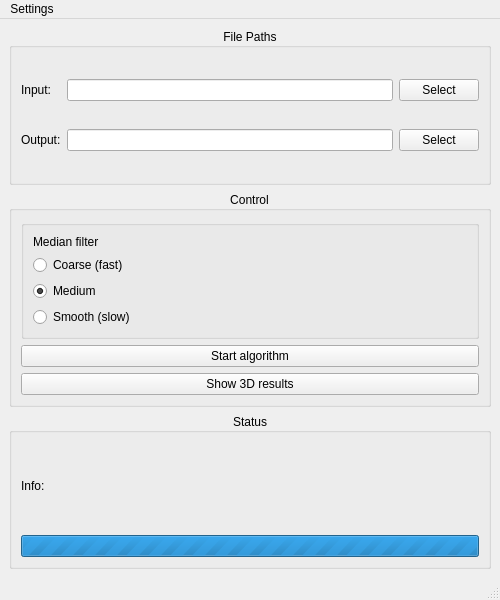
<?xml version="1.0" encoding="UTF-8"?>
<ui version="4.0">
 <class>MainWindow</class>
 <widget class="QMainWindow" name="MainWindow">
  <property name="geometry">
   <rect>
    <x>0</x>
    <y>0</y>
    <width>500</width>
    <height>600</height>
   </rect>
  </property>
  <property name="windowTitle">
   <string>MSN Project</string>
  </property>
  <widget class="QWidget" name="centralwidget">
   <layout class="QVBoxLayout" name="verticalLayout">
    <item>
     <widget class="QGroupBox" name="filePathsGroupBox">
      <property name="title">
       <string>File Paths</string>
      </property>
      <property name="alignment">
       <set>Qt::AlignCenter</set>
      </property>
      <layout class="QGridLayout" name="gridLayout">
       <item row="0" column="0">
        <widget class="QLabel" name="inputLabel">
         <property name="text">
          <string>Input:</string>
         </property>
        </widget>
       </item>
       <item row="0" column="1">
        <widget class="QLineEdit" name="inputLineEdit"/>
       </item>
       <item row="0" column="2">
        <widget class="QPushButton" name="changeInputButton">
         <property name="sizePolicy">
          <sizepolicy hsizetype="Fixed" vsizetype="Fixed">
           <horstretch>0</horstretch>
           <verstretch>0</verstretch>
          </sizepolicy>
         </property>
         <property name="text">
          <string>Select</string>
         </property>
        </widget>
       </item>
       <item row="1" column="0">
        <widget class="QLabel" name="outputLabel">
         <property name="text">
          <string>Output:</string>
         </property>
        </widget>
       </item>
       <item row="1" column="1">
        <widget class="QLineEdit" name="outputLineEdit"/>
       </item>
       <item row="1" column="2">
        <widget class="QPushButton" name="changeOutputButton">
         <property name="sizePolicy">
          <sizepolicy hsizetype="Fixed" vsizetype="Fixed">
           <horstretch>0</horstretch>
           <verstretch>0</verstretch>
          </sizepolicy>
         </property>
         <property name="text">
          <string>Select</string>
         </property>
        </widget>
       </item>
      </layout>
     </widget>
    </item>
    <item>
     <widget class="QGroupBox" name="controlGroupBox">
      <property name="title">
       <string>Control</string>
      </property>
      <property name="alignment">
       <set>Qt::AlignCenter</set>
      </property>
      <layout class="QVBoxLayout" name="verticalLayout_2">
       <item>
        <widget class="QGroupBox" name="groupBox">
         <property name="title">
          <string/>
         </property>
         <layout class="QVBoxLayout" name="verticalLayout_4">
          <item>
           <widget class="QLabel" name="medianLabel">
            <property name="text">
             <string>Median filter</string>
            </property>
           </widget>
          </item>
          <item>
           <widget class="QRadioButton" name="coarseRadioButton">
            <property name="text">
             <string>Coarse (fast)</string>
            </property>
           </widget>
          </item>
          <item>
           <widget class="QRadioButton" name="mediumRadioButton">
            <property name="text">
             <string>Medium</string>
            </property>
            <property name="checked">
             <bool>true</bool>
            </property>
           </widget>
          </item>
          <item>
           <widget class="QRadioButton" name="smoothRadioButton">
            <property name="text">
             <string>Smooth (slow)</string>
            </property>
           </widget>
          </item>
         </layout>
        </widget>
       </item>
       <item>
        <widget class="QPushButton" name="startButton">
         <property name="text">
          <string>Start algorithm</string>
         </property>
        </widget>
       </item>
       <item>
        <widget class="QPushButton" name="showButton">
         <property name="text">
          <string>Show 3D results</string>
         </property>
        </widget>
       </item>
      </layout>
     </widget>
    </item>
    <item>
     <widget class="QGroupBox" name="statusGroupBox">
      <property name="title">
       <string>Status</string>
      </property>
      <property name="alignment">
       <set>Qt::AlignCenter</set>
      </property>
      <layout class="QVBoxLayout" name="verticalLayout_3">
       <item>
        <widget class="QLabel" name="statusLabel">
         <property name="text">
          <string>Info: </string>
         </property>
        </widget>
       </item>
       <item>
        <widget class="QProgressBar" name="statusBar">
         <property name="enabled">
          <bool>true</bool>
         </property>
         <property name="maximum">
          <number>0</number>
         </property>
         <property name="value">
          <number>-1</number>
         </property>
         <property name="alignment">
          <set>Qt::AlignCenter</set>
         </property>
         <property name="format">
          <string/>
         </property>
        </widget>
       </item>
      </layout>
     </widget>
    </item>
   </layout>
  </widget>
  <widget class="QMenuBar" name="menubar">
   <property name="geometry">
    <rect>
     <x>0</x>
     <y>0</y>
     <width>500</width>
     <height>22</height>
    </rect>
   </property>
   <widget class="QMenu" name="settingsMenu">
    <property name="title">
     <string>Settings</string>
    </property>
    <addaction name="infoAction"/>
    <addaction name="exitAction"/>
   </widget>
   <addaction name="settingsMenu"/>
  </widget>
  <widget class="QStatusBar" name="statusbar">
   <property name="minimumSize">
    <size>
     <width>500</width>
     <height>0</height>
    </size>
   </property>
  </widget>
  <action name="infoAction">
   <property name="text">
    <string>Info</string>
   </property>
  </action>
  <action name="exitAction">
   <property name="text">
    <string>Exit</string>
   </property>
  </action>
 </widget>
 <resources/>
 <connections/>
</ui>
